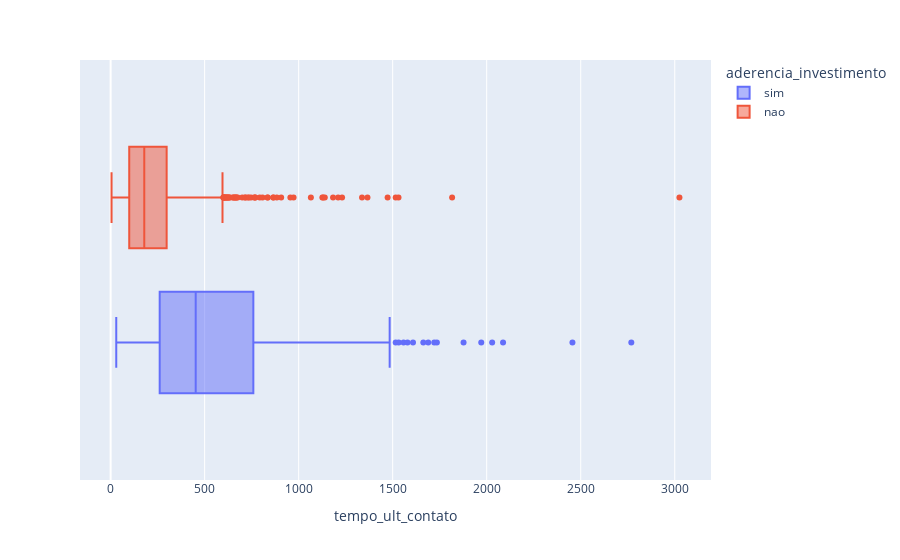

This figure's notebook cell:
### Markdown cell above
### Tempo de último contato

No gráfico abaixo, podemos notaque que tem uma diferença na distribuição dos valores. No boxplot vermelho, que se refere a não aderência do investimento, temos valores mais concentrados em tempos menores. Já no azul, de aderência ao investimento, há valores maiores do tempo.

### Code cell
px.box(dados, x='tempo_ult_contato', color='aderencia_investimento')

### Figure 1 — Plotly figure (JSON) as saved in the notebook; plotly's stock layout.template omitted (floating-point values rounded to 4 significant figures; data arrays with more than 128 entries replaced by an {"elided": "..."} marker saying what was removed)
{"data": [{"alignmentgroup": "True", "hovertemplate": "aderencia_investimento=sim<br>tempo_ult_contato=%{x}<extra></extra>", "legendgroup": "sim", "marker": {"color": "#636efa"}, "name": "sim", "notched": false, "offsetgroup": "sim", "orientation": "h", "showlegend": true, "type": "box", "x": {"elided": "502 int values"}, "x0": " ", "xaxis": "x", "y0": " ", "yaxis": "y"}, {"alignmentgroup": "True", "hovertemplate": "aderencia_investimento=nao<br>tempo_ult_contato=%{x}<extra></extra>", "legendgroup": "nao", "marker": {"color": "#EF553B"}, "name": "nao", "notched": false, "offsetgroup": "nao", "orientation": "h", "showlegend": true, "type": "box", "x": {"elided": "766 int values"}, "x0": " ", "xaxis": "x", "y0": " ", "yaxis": "y"}], "layout": {"boxmode": "group", "legend": {"title": {"text": "aderencia_investimento"}, "tracegroupgap": 0}, "margin": {"t": 60}, "xaxis": {"anchor": "y", "domain": [0, 1], "title": {"text": "tempo_ult_contato"}}, "yaxis": {"anchor": "x", "domain": [0, 1]}}}
